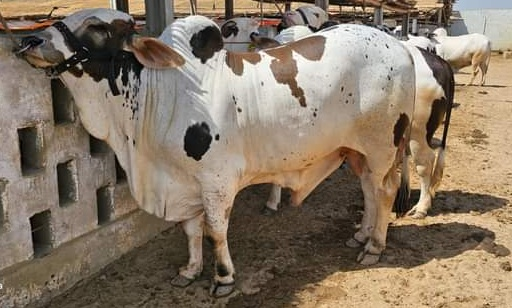
#> input picture 4test_dataset.jpg, 512 x 308 px
$ python -i preprocessing.py   (imports and definitions only)   (older library calls are emulated)
#> lines starting #> are read from the running program, lines starting #| are printed output that depends on the picture
#> further down, picture is the input picture: shape (308, 512, 3); mean B, G, R 100.9, 119.1, 134.8
"""
Image Preprocessing Module
==========================
Handles image preprocessing for cattle breed recognition.
"""

import cv2
import numpy as np
from PIL import Image
from typing import Tuple, Optional


class ImagePreprocessor:
    """
    Preprocesses images for breed recognition model.

    Handles:
    - Image resizing
    - Normalization
    - Quality enhancement
    - Background handling
    """

    def __init__(self, target_size: Tuple[int, int] = (224, 224)):
        """
        Initialize preprocessor.

        Args:
            target_size: Target image size (width, height)
        """
        self.target_size = target_size

    def resize_image(self, image: np.ndarray) -> np.ndarray:
        """
        Resize image to target size.

        Args:
            image: Input image (BGR or RGB)

        Returns:
            Resized image
        """
        return cv2.resize(image, self.target_size, interpolation=cv2.INTER_LINEAR)

    def normalize_image(self, image: np.ndarray) -> np.ndarray:
        """
        Normalize image to [0, 1] range.

        Args:
            image: Input image (uint8)

        Returns:
            Normalized image (float32)
        """
        return image.astype(np.float32) / 255.0

    def enhance_image(self, image: np.ndarray) -> np.ndarray:
        """
        Enhance image quality.

        Applies:
        - Noise reduction
        - Contrast enhancement
        - Sharpness improvement

        Args:
            image: Input image

        Returns:
            Enhanced image
        """
        # Convert to PIL for enhancement
        pil_image = Image.fromarray(cv2.cvtColor(image, cv2.COLOR_BGR2RGB))

        # Apply enhancements
        from PIL import ImageEnhance

        # Enhance contrast
        enhancer = ImageEnhance.Contrast(pil_image)
        pil_image = enhancer.enhance(1.2)

        # Enhance sharpness
        enhancer = ImageEnhance.Sharpness(pil_image)
        pil_image = enhancer.enhance(1.1)

        # Convert back to OpenCV format
        enhanced = cv2.cvtColor(np.array(pil_image), cv2.COLOR_RGB2BGR)

        return enhanced

    def denoise_image(self, image: np.ndarray) -> np.ndarray:
        """
        Remove noise from image.

        Args:
            image: Input image

        Returns:
            Denoised image
        """
        return cv2.fastNlMeansDenoisingColored(image, None, 10, 10, 7, 21)

    def check_image_quality(self, image: np.ndarray) -> Tuple[bool, str]:
        """
        Check if image meets quality requirements.

        Args:
            image: Input image

        Returns:
            Tuple of (is_valid, message)
        """
        height, width = image.shape[:2]
#> height = 308; width = 512

        # Check minimum resolution
        if height < 300 or width < 300:
            return False, "Image resolution too low. Minimum 300x300 required."

        # Check if image is too dark
        gray = cv2.cvtColor(image, cv2.COLOR_BGR2GRAY)
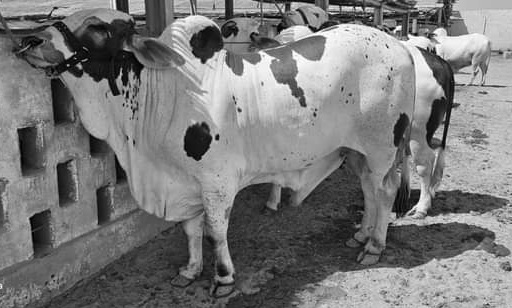
#> gray: shape (308, 512); min 0, max 255, mean 121.7
        brightness = np.mean(gray)
#> brightness = 121.7
        if brightness < 30:
            return False, "Image is too dark. Please capture in better lighting."

        # Check if image is too bright
        if brightness > 225:
            return False, "Image is too bright. Please avoid direct sunlight."

        # Check blur
        laplacian_var = cv2.Laplacian(gray, cv2.CV_64F).var()
#> laplacian_var = 1027
        if laplacian_var < 100:
            return False, "Image is blurry. Please hold camera steady."

        return True, "Image quality OK"

    def preprocess(self, image: np.ndarray, enhance: bool = True) -> np.ndarray:
        """
        Full preprocessing pipeline.

        Args:
            image: Input image
            enhance: Whether to apply enhancement

        Returns:
            Preprocessed image ready for model
        """
        # Check quality
        is_valid, message = self.check_image_quality(image)
#> is_valid = True; message = 'Image quality OK'
        if not is_valid:
            print(f"Warning: {message}")

        # Enhance if requested
        if enhance:
            image = self.enhance_image(image)
#> in enhance_image, `pil_image = enhancer.enhance(1.2)`:
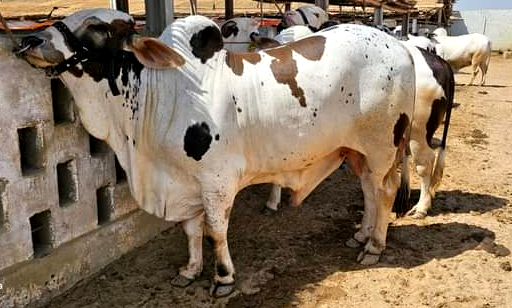
#> pil_image: PIL image 512x308 RGB; mean R, G, B 136.9, 118.1, 96.7
#> in enhance_image, `enhanced = cv2.cvtColor(np.array(pil_image), cv2.COLOR_RGB2BGR)`:
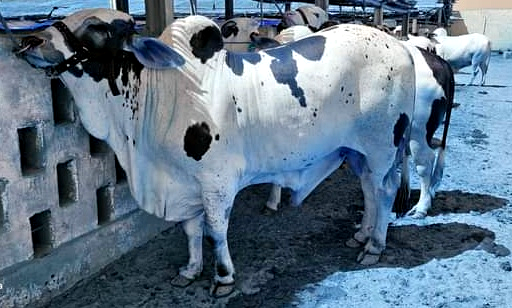
#> enhanced: shape (308, 512, 3); mean R, G, B 96.3, 117.7, 136.5

        # Resize
        image = self.resize_image(image)
#> in resize_image, `return cv2.resize(image, self.target_size, interpolation=cv2.INTER_LIN..`:
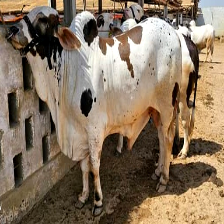
#> returned value: shape (224, 224, 3); mean of channels 0, 1, 2 96.2, 117.6, 136.4; drawn as B, G, R

        # Normalize
        image = self.normalize_image(image)

        return image

    def load_and_preprocess(self, image_path: str) -> np.ndarray:
        """
        Load image from file and preprocess.

        Args:
            image_path: Path to image file

        Returns:
            Preprocessed image
        """
        image = cv2.imread(image_path)
        if image is None:
            raise ValueError(f"Could not load image: {image_path}")

        return self.preprocess(image)


# Indian cattle breeds list
INDIAN_CATTLE_BREEDS = [
    # Milch Breeds
    "Gir",
    "Sahiwal",
    "Red Sindhi",
    "Tharparkar",
    "Rathi",

    # Draught Breeds
    "Hallikar",
    "Amritmahal",
    "Khillari",
    "Kangayam",
    "Bargur",
    "Pulikulam",
    "Umblachery",

    # Dual Purpose Breeds
    "Hariana",
    "Kankrej",
    "Ongole",
    "Deoni",
    "Krishna Valley",
    "Dangi",

    # Hill Cattle
    "Punganur",
    "Vechur",
    "Malnad Gidda",

    # Crossbreeds
    "Jersey Cross",
    "HF Cross",
    "Jersey-Sahiwal Cross",
]

INDIAN_BUFFALO_BREEDS = [
    "Murrah",
    "Jaffrabadi",
    "Nili-Ravi",
    "Banni",
    "Pandharpuri",
    "Mehsana",
    "Surti",
    "Nagpuri",
    "Toda",
    "Bhadawari",
    "Jaffrabadi",
    "Kalahandi",
    "Chilika",
]

# All breeds combined
ALL_BREEDS = INDIAN_CATTLE_BREEDS + INDIAN_BUFFALO_BREEDS

# Breed to index mapping
BREED_TO_IDX = {breed: idx for idx, breed in enumerate(ALL_BREEDS)}
IDX_TO_BREED = {idx: breed for breed, idx in BREED_TO_IDX.items()}

NUM_CLASSES = len(ALL_BREEDS)

>>> import cv2
>>> picture = cv2.imread('../../4test_dataset.jpg')
>>> result = ImagePreprocessor().preprocess(picture)

$ run again, on 5test_google.jpg
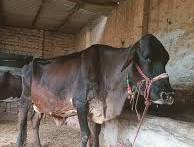
#> input picture 5test_google.jpg, 194 x 147 px
#> picture is the input picture: shape (147, 194, 3); mean B, G, R 87.4, 97.3, 111.2
#> is_valid = False
#| Warning: Image resolution too low. Minimum 300x300 required.
#> in enhance_image, `enhanced = cv2.cvtColor(np.array(pil_image), cv2.COLOR_RGB2BGR)`:
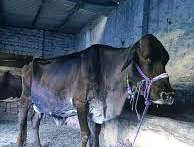
#> enhanced: shape (147, 194, 3); mean R, G, B 83.9, 95.8, 112.4
#> in resize_image, `return cv2.resize(image, self.target_size, interpolation=cv2.INTER_LIN..`:
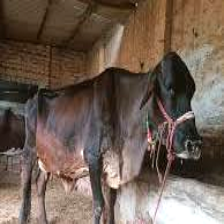
#> returned value: shape (224, 224, 3); mean of channels 0, 1, 2 83.8, 95.7, 112.3; drawn as B, G, R
